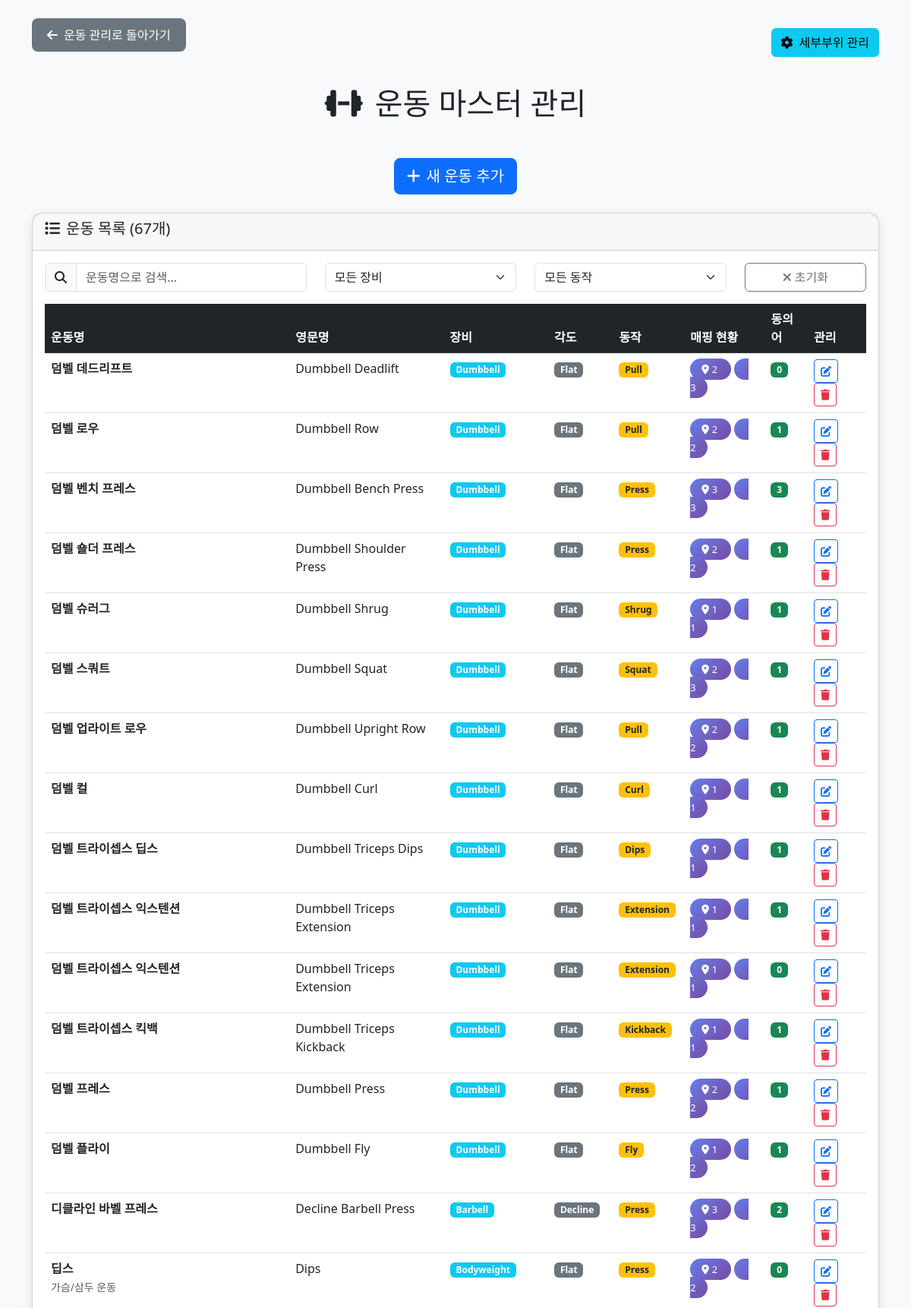
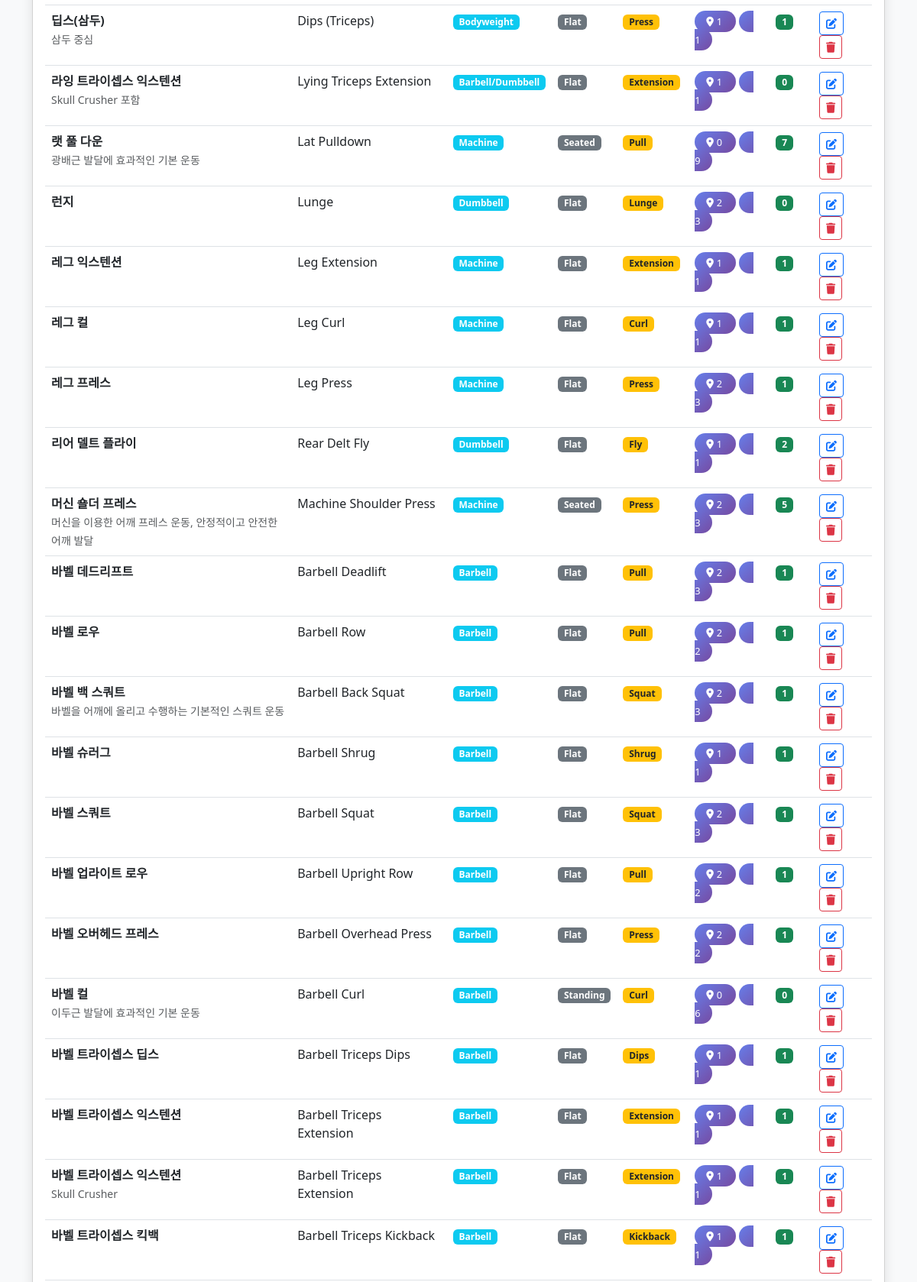
The app's page /admin/exercise_master.php (signed in, upper part) with its own data (2 pictures, top to bottom).
### tables this page shows
CREATE TABLE IF NOT EXISTS `m_exercise` (
  `ex_id` int(11) NOT NULL AUTO_INCREMENT,
  `name_kr` varchar(120) NOT NULL,
  `name_en` varchar(160) DEFAULT NULL,
  `equipment` varchar(60) DEFAULT NULL COMMENT 'Barbell/Dumbbell/Machine/Bodyweight',
  `equipment_kr` varchar(50) DEFAULT NULL COMMENT '장비명 (한글)',
  `angle` varchar(40) DEFAULT NULL COMMENT 'Flat/Incline/Decline 등',
  `angle_kr` varchar(50) DEFAULT NULL COMMENT '각도명 (한글)',
  `movement` varchar(40) DEFAULT NULL COMMENT 'Press/Pull/Extension/Curl 등',
  `movement_kr` varchar(50) DEFAULT NULL COMMENT '동작명 (한글)',
  `note` varchar(255) DEFAULT NULL,
  PRIMARY KEY (`ex_id`)
);

### admin/exercise_master.php (the view, shortened to what this page needs)
<?php
$pdo = getDB();
try {
    $stmt = $pdo->query("
        SELECT e.*,
               COUNT(DISTINCT ez.zone_code) as zone_count,
               COUNT(DISTINCT em.muscle_code) as muscle_count,
               COUNT(DISTINCT ea.alias) as alias_count
        FROM m_exercise e
        LEFT JOIN m_exercise_zone_target ez ON e.ex_id = ez.ex_id
        LEFT JOIN m_exercise_muscle_target em ON e.ex_id = em.ex_id
        LEFT JOIN m_exercise_alias ea ON e.ex_id = ea.ex_id
        GROUP BY e.ex_id
        ORDER BY e.name_kr
    ");
    $exercises = $stmt->fetchAll();
} catch (Exception $e) {
    $error = "운동 목록을 가져오는 중 오류가 발생했습니다: " . $e->getMessage();
}
?>
<!DOCTYPE html>
<html lang="ko">
<head>
    <link href="https://cdn.jsdelivr.net/npm/bootstrap@5.3.0/dist/css/bootstrap.min.css" rel="stylesheet">
    <link rel="stylesheet" href="https://cdnjs.cloudflare.com/ajax/libs/font-awesome/6.4.0/css/all.min.css">
</head>
<body class="bg-light">
    <div class="container mt-4">
                 <div class="d-flex justify-content-between align-items-center mb-4">
             <a href="exercise_management.php" class="back-btn">
                 <i class="fas fa-arrow-left me-2"></i>운동 관리로 돌아가기
             </a>
             <a href="body_part_master.php" class="btn btn-info">
                 <i class="fas fa-cog me-2"></i>세부부위 관리
             </a>
         </div>
        <h1 class="text-center mb-5">
            <i class="fas fa-dumbbell me-3"></i>운동 마스터 관리
        </h1>
         <div class="text-center mb-4">
             <button type="button" class="btn btn-primary btn-lg" data-bs-toggle="collapse" data-bs-target="#addExerciseForm" aria-expanded="false" aria-controls="addExerciseForm">
                 <i class="fas fa-plus me-2"></i>새 운동 추가
             </button>
         </div>
         <div class="card exercise-card">
             <div class="card-header">
                 <h5><i class="fas fa-list me-2"></i>운동 목록 (<?= count($exercises) ?>개)</h5>
             </div>
             <div class="card-body">
                 <div class="row mb-3">
                     <div class="col-md-4">
                         <div class="input-group">
                             <span class="input-group-text"><i class="fas fa-search"></i></span>
                             <input type="text" class="form-control" id="searchInput" placeholder="운동명으로 검색...">
                         </div>
                     </div>
                     <div class="col-md-3">
                         <select class="form-select" id="equipmentFilter">
                             <option value="">모든 장비</option>
                         </select>
                     </div>
                     <div class="col-md-3">
                         <select class="form-select" id="movementFilter">
                             <option value="">모든 동작</option>
                         </select>
                     </div>
                     <div class="col-md-2">
                         <button type="button" class="btn btn-outline-secondary w-100" id="clearFilters">
                             <i class="fas fa-times me-1"></i>초기화
                         </button>
                     </div>
                 </div>
                 <div class="table-responsive">
                     <table class="table table-hover" id="exerciseTable">
                         <thead class="table-dark">
                             <tr>
                                 <th>운동명</th>
                                 <th>영문명</th>
                                 <th>장비</th>
                                 <th>각도</th>
                                 <th>동작</th>
                                 <th>매핑 현황</th>
                                 <th>동의어</th>
                                 <th>관리</th>
                             </tr>
                         </thead>
                         <tbody>
                             <?php foreach ($exercises as $exercise): ?>
                             <tr class="exercise-row"
                                 data-name-kr="<?= htmlspecialchars($exercise['name_kr']) ?>"
                                 data-name-en="<?= htmlspecialchars($exercise['name_en'] ?: '') ?>"
                                 data-equipment="<?= htmlspecialchars($exercise['equipment'] ?: '') ?>"
                                 data-movement="<?= htmlspecialchars($exercise['movement'] ?: '') ?>">
                                 <td>
                                     <strong><?= htmlspecialchars($exercise['name_kr']) ?></strong>
                                     <?php if ($exercise['note']): ?>
                                         <br><small class="text-muted"><?= htmlspecialchars($exercise['note']) ?></small>
                                     <?php endif; ?>
                                 </td>
                                 <td><?= htmlspecialchars($exercise['name_en'] ?: '-') ?></td>
                                 <td>
                                     <?php if ($exercise['equipment']): ?>
                                         <span class="badge bg-info"><?= htmlspecialchars($exercise['equipment']) ?></span>
                                     <?php else: ?>
                                         <span class="text-muted">-</span>
                                     <?php endif; ?>
                                 </td>
                                 <td>
                                     <?php if ($exercise['angle']): ?>
                                         <span class="badge bg-secondary"><?= htmlspecialchars($exercise['angle']) ?></span>
                                     <?php else: ?>
                                         <span class="text-muted">-</span>
                                     <?php endif; ?>
                                 </td>
                                 <td>
                                     <?php if ($exercise['movement']): ?>
                                         <span class="badge bg-warning text-dark"><?= htmlspecialchars($exercise['movement']) ?></span>
                                     <?php else: ?>
                                         <span class="text-muted">-</span>
                                     <?php endif; ?>
                                 </td>
                                 <td>
                                     <span class="stats-badge me-1">
                                         <i class="fas fa-map-marker-alt me-1"></i><?= $exercise['zone_count'] ?>
                                     </span>
                                     <span class="stats-badge">
                                         <i class="fas fa-muscle me-1"></i><?= $exercise['muscle_count'] ?>
                                     </span>
                                 </td>
                                 <td>
                                     <span class="badge bg-success"><?= $exercise['alias_count'] ?></span>
                                 </td>
                                 <td>
                                     <button class="btn btn-sm btn-outline-primary" onclick="editExercise(<?= $exercise['ex_id'] ?>)">
                                         <i class="fas fa-edit"></i>
                                     </button>
                                     <button class="btn btn-sm btn-outline-danger" onclick="deleteExercise(<?= $exercise['ex_id'] ?>, '<?= htmlspecialchars($exercise['name_kr']) ?>')">
                                         <i class="fas fa-trash"></i>
                                     </button>
                                 </td>
                             </tr>
                             <?php endforeach; ?>
                         </tbody>
                     </table>
                 </div>
             </div>
         </div>
    </div>
</body>
</html>

### admin/exercise_master.php (style rules this page uses)
.back-btn { background: #6c757d; border: none; padding: 10px 20px; border-radius: 8px; color: white; text-decoration: none; display: inline-block; margin-bottom: 20px; }
.exercise-card { border-radius: 15px; box-shadow: 0 4px 15px rgba(0,0,0,0.1); margin-bottom: 20px; }
.stats-badge { background: linear-gradient(135deg, #667eea 0%, #764ba2 100%); color: white; border-radius: 20px; padding: 5px 15px; font-size: 0.8rem; }

### records on screen
m_exercise: name_kr "덤벨 데드리프트", name_en "Dumbbell Deadlift", equipment "Dumbbell", angle "Flat", movement "Pull", zone_count "2", muscle_count "3", alias_count "0"
m_exercise: name_kr "덤벨 로우", name_en "Dumbbell Row", equipment "Dumbbell", angle "Flat", movement "Pull", zone_count "2", muscle_count "2", alias_count "1"
m_exercise: name_kr "덤벨 벤치 프레스", name_en "Dumbbell Bench Press", equipment "Dumbbell", angle "Flat", movement "Press", zone_count "3", muscle_count "3", alias_count "3"
m_exercise: name_kr "덤벨 숄더 프레스", name_en "Dumbbell Shoulder Press", equipment "Dumbbell", angle "Flat", movement "Press", zone_count "2", muscle_count "2", alias_count "1"
m_exercise: name_kr "덤벨 슈러그", name_en "Dumbbell Shrug", equipment "Dumbbell", angle "Flat", movement "Shrug", zone_count "1", muscle_count "1", alias_count "1"
m_exercise: name_kr "덤벨 스쿼트", name_en "Dumbbell Squat", equipment "Dumbbell", angle "Flat", movement "Squat", zone_count "2", muscle_count "3", alias_count "1"
m_exercise: name_kr "덤벨 업라이트 로우", name_en "Dumbbell Upright Row", equipment "Dumbbell", angle "Flat", movement "Pull", zone_count "2", muscle_count "2", alias_count "1"
m_exercise: name_kr "덤벨 컬", name_en "Dumbbell Curl", equipment "Dumbbell", angle "Flat", movement "Curl", zone_count "1", muscle_count "1", alias_count "1"
m_exercise: name_kr "덤벨 트라이셉스 딥스", name_en "Dumbbell Triceps Dips", equipment "Dumbbell", angle "Flat", movement "Dips", zone_count "1", muscle_count "1", alias_count "1"
m_exercise: name_kr "덤벨 트라이셉스 익스텐션", name_en "Dumbbell Triceps Extension", equipment "Dumbbell", angle "Flat", movement "Extension", zone_count "1", muscle_count "1", alias_count "1"
m_exercise: name_kr "덤벨 트라이셉스 익스텐션", name_en "Dumbbell Triceps Extension", equipment "Dumbbell", angle "Flat", movement "Extension", zone_count "1", muscle_count "1", alias_count "0"
m_exercise: name_kr "덤벨 트라이셉스 킥백", name_en "Dumbbell Triceps Kickback", equipment "Dumbbell", angle "Flat", movement "Kickback", zone_count "1", muscle_count "1", alias_count "1"
m_exercise: name_kr "덤벨 프레스", name_en "Dumbbell Press", equipment "Dumbbell", angle "Flat", movement "Press", zone_count "2", muscle_count "2", alias_count "1"
m_exercise: name_kr "덤벨 플라이", name_en "Dumbbell Fly", equipment "Dumbbell", angle "Flat", movement "Fly", zone_count "1", muscle_count "2", alias_count "1"
m_exercise: name_kr "디클라인 바벨 프레스", name_en "Decline Barbell Press", equipment "Barbell", angle "Decline", movement "Press", zone_count "3", muscle_count "3", alias_count "2"
m_exercise: name_kr "딥스", note "가슴/삼두 운동", name_en "Dips", equipment "Bodyweight", angle "Flat", movement "Press", zone_count "2", muscle_count "2", alias_count "0"
m_exercise: name_kr "딥스(삼두)", note "삼두 중심", name_en "Dips (Triceps)", equipment "Bodyweight", angle "Flat", movement "Press", zone_count "1", muscle_count "1", alias_count "1"
m_exercise: name_kr "라잉 트라이셉스 익스텐션", note "Skull Crusher 포함", name_en "Lying Triceps Extension", equipment "Barbell/Dumbbell", angle "Flat", movement "Extension", zone_count "1", muscle_count "1", alias_count "0"
m_exercise: name_kr "랫 풀 다운", note "광배근 발달에 효과적인 기본 운동", name_en "Lat Pulldown", equipment "Machine", angle "Seated", movement "Pull", zone_count "0", muscle_count "9", alias_count "7"
m_exercise: name_kr "런지", name_en "Lunge", equipment "Dumbbell", angle "Flat", movement "Lunge", zone_count "2", muscle_count "3", alias_count "0"
m_exercise: name_kr "레그 익스텐션", name_en "Leg Extension", equipment "Machine", angle "Flat", movement "Extension", zone_count "1", muscle_count "1", alias_count "1"
m_exercise: name_kr "레그 컬", name_en "Leg Curl", equipment "Machine", angle "Flat", movement "Curl", zone_count "1", muscle_count "1", alias_count "1"
m_exercise: name_kr "레그 프레스", name_en "Leg Press", equipment "Machine", angle "Flat", movement "Press", zone_count "2", muscle_count "3", alias_count "1"
m_exercise: name_kr "리어 델트 플라이", name_en "Rear Delt Fly", equipment "Dumbbell", angle "Flat", movement "Fly", zone_count "1", muscle_count "1", alias_count "2"
m_exercise: name_kr "머신 숄더 프레스", note "머신을 이용한 어깨 프레스 운동, 안정적이고 안전한 어깨 발달", name_en "Machine Shoulder Press", equipment "Machine", angle "Seated", movement "Press", zone_count "2", muscle_count "3", alias_count "5"
m_exercise: name_kr "바벨 데드리프트", name_en "Barbell Deadlift", equipment "Barbell", angle "Flat", movement "Pull", zone_count "2", muscle_count "3", alias_count "1"
m_exercise: name_kr "바벨 로우", name_en "Barbell Row", equipment "Barbell", angle "Flat", movement "Pull", zone_count "2", muscle_count "2", alias_count "1"
m_exercise: name_kr "바벨 백 스쿼트", note "바벨을 어깨에 올리고 수행하는 기본적인 스쿼트 운동", name_en "Barbell Back Squat", equipment "Barbell", angle "Flat", movement "Squat", zone_count "2", muscle_count "3", alias_count "1"
m_exercise: name_kr "바벨 슈러그", name_en "Barbell Shrug", equipment "Barbell", angle "Flat", movement "Shrug", zone_count "1", muscle_count "1", alias_count "1"
m_exercise: name_kr "바벨 스쿼트", name_en "Barbell Squat", equipment "Barbell", angle "Flat", movement "Squat", zone_count "2", muscle_count "3", alias_count "1"
m_exercise: name_kr "바벨 업라이트 로우", name_en "Barbell Upright Row", equipment "Barbell", angle "Flat", movement "Pull", zone_count "2", muscle_count "2", alias_count "1"
m_exercise: name_kr "바벨 오버헤드 프레스", name_en "Barbell Overhead Press", equipment "Barbell", angle "Flat", movement "Press", zone_count "2", muscle_count "2", alias_count "1"
m_exercise: name_kr "바벨 컬", note "이두근 발달에 효과적인 기본 운동", name_en "Barbell Curl", equipment "Barbell", angle "Standing", movement "Curl", zone_count "0", muscle_count "6", alias_count "0"
m_exercise: name_kr "바벨 트라이셉스 딥스", name_en "Barbell Triceps Dips", equipment "Barbell", angle "Flat", movement "Dips", zone_count "1", muscle_count "1", alias_count "1"
m_exercise: name_kr "바벨 트라이셉스 익스텐션", name_en "Barbell Triceps Extension", equipment "Barbell", angle "Flat", movement "Extension", zone_count "1", muscle_count "1", alias_count "1"
m_exercise: name_kr "바벨 트라이셉스 익스텐션", note "Skull Crusher", name_en "Barbell Triceps Extension", equipment "Barbell", angle "Flat", movement "Extension", zone_count "1", muscle_count "1", alias_count "1"
m_exercise: name_kr "바벨 트라이셉스 킥백", name_en "Barbell Triceps Kickback", equipment "Barbell", angle "Flat", movement "Kickback", zone_count "1", muscle_count "1", alias_count "1"

### other values on screen
count($exercises) "67"
